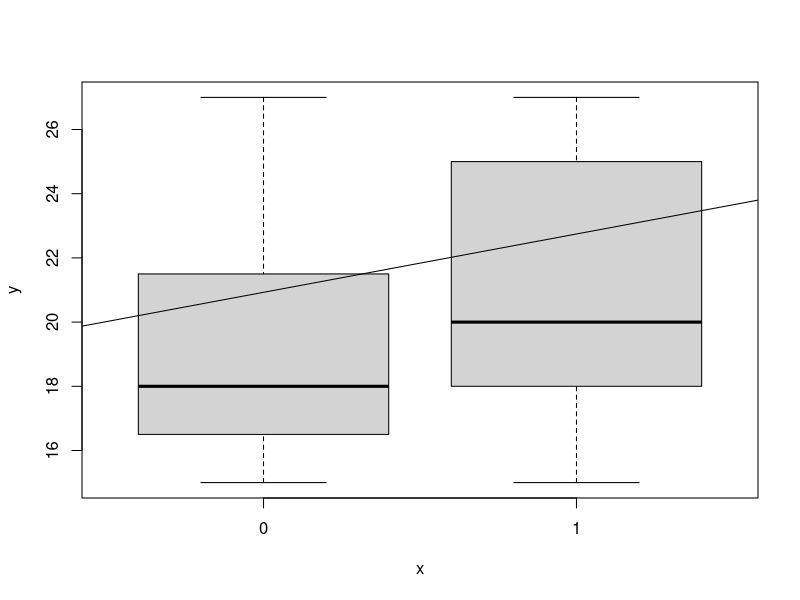
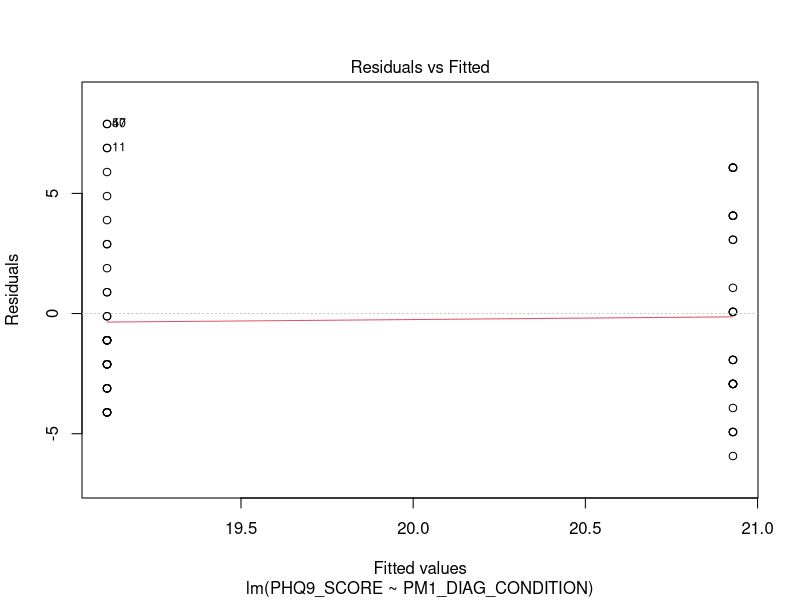
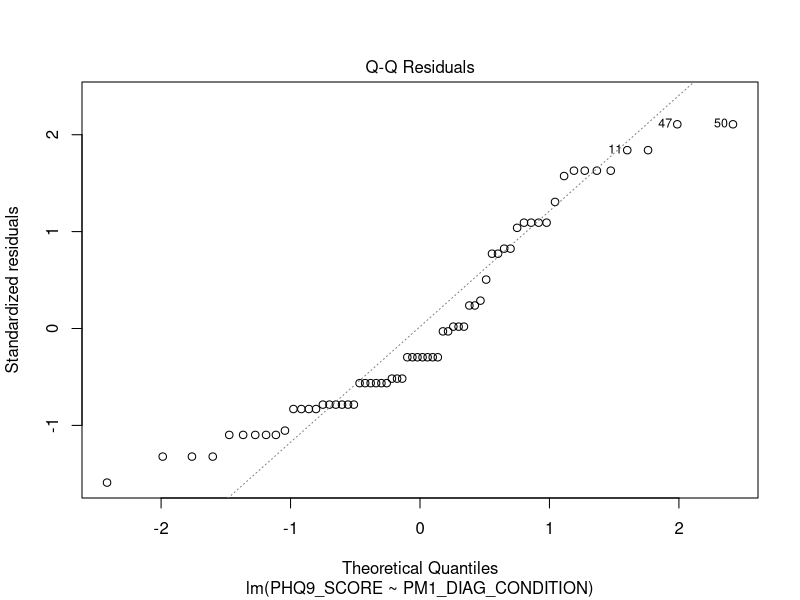
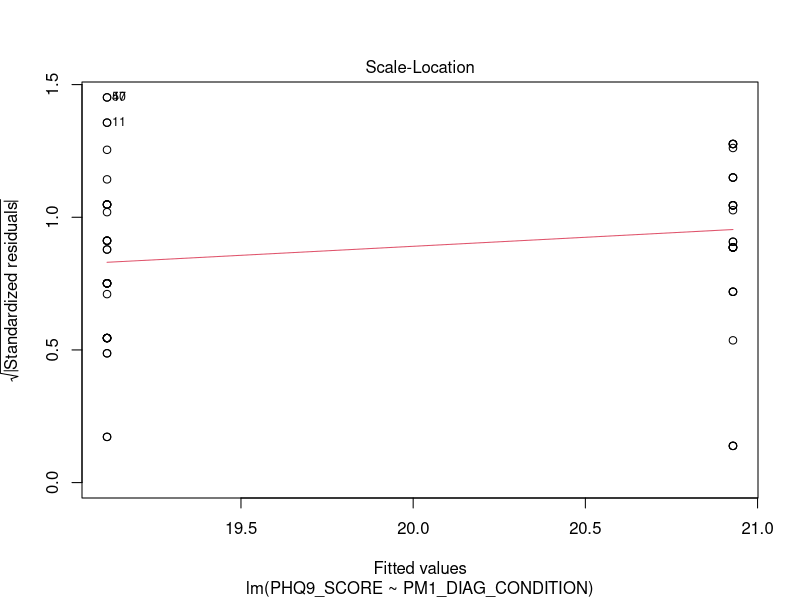
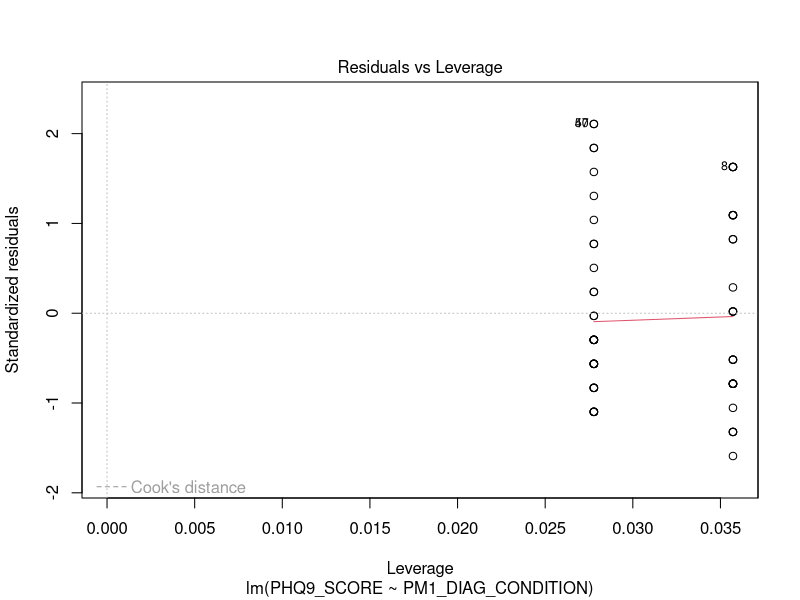
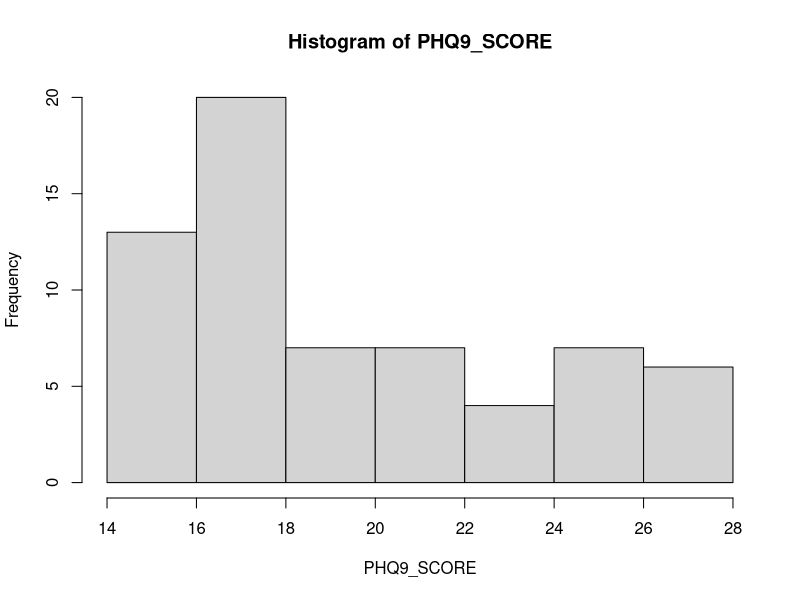
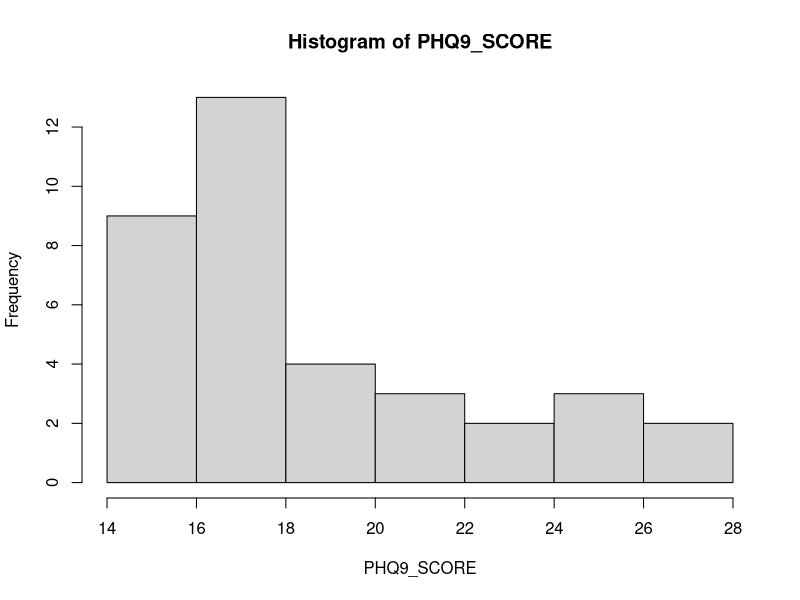
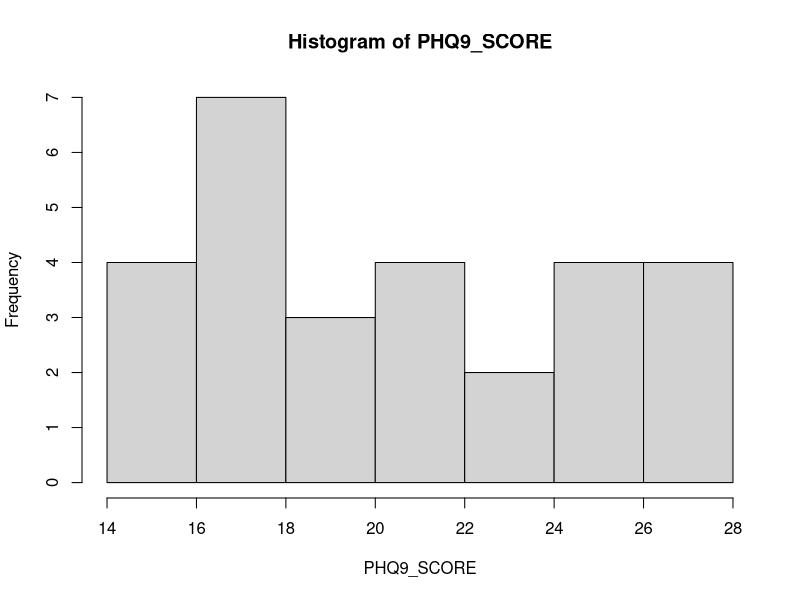

Recreate these plots in R, in order. (Note: this script raises an error after producing the figures.)
rm(list = ls())
require(data.table)
require(magrittr) # special pipe operators
require(psych) # describe()
require(dplyr) # data wrangling
require(knitr) 
require(ggpubr)

set.seed(7079540) # for reproducibility

# Import data
dt <- read.csv("Data/AHRI_DATASET_PM_MANUSCRIPT_DATA.csv")
dt %<>% as.data.table
md <- read.csv("Data/AHRI_DATASET_PM_MANUSCRIPT_CODEBOOK.csv") # metadata
md %<>% as.data.table

# Data wrangling ----------------------------------------------------------

dt %<>% select(PHQ9_SCORE, PM1_DIAG_CONDITION, C_DP) # keep used variables only
str(dt)

# Inclusion criteria include:
dt %<>% filter(C_DP == 1) # experienced depression last year
dt %<>% filter(PM1_DIAG_CONDITION != -99) # keep category 0 and 1 only (no need to use C_DP since these people are *diagnosed* with some psychiatric disorder)
dt$PM1_DIAG_CONDITION <- factor(dt$PM1_DIAG_CONDITION, levels = c(0, 1))
md[VAR == "PHQ9_GE10"]$Description
#dt %<>% filter(PHQ9_GE10 == 1) # "while most patients (88%) with major depression had scores of 10 or greater."
dt %<>% filter(PHQ9_SCORE >= 15) # most patients with PHQ9 score of 15 or higher get treatment

# Descriptive statistics -----------------------------------------------------
describeBy(dt$PHQ9_SCORE, dt$PM1_DIAG_CONDITION)


# Fit standard linear model -----------------------------------------------

mod <- lm(PHQ9_SCORE ~ PM1_DIAG_CONDITION, data = dt)
summary(mod)

# Assumptions -------------------------------------------------------------

# linearity
plot(dt$PM1_DIAG_CONDITION, dt$PHQ9_SCORE)
abline(mod) # add fitted regression line to scatterplot

# homoscedasticity (constant residual variance)
plot(mod)[1] 

# normality in the outcome
dt %$% hist(PHQ9_SCORE) # DEPENDENT VARIABLE 
dt %>% filter(PM1_DIAG_CONDITION == 0) %$% hist(PHQ9_SCORE) 
dt %>% filter(PM1_DIAG_CONDITION == 1) %$% hist(PHQ9_SCORE) 

# normality in residuals
plot(mod)[2] # QQ-plot shows divergence from normality at the tails

# independence of observations (explain analytically)


# Gibbs sampling ----------------------------------------------------------

# First step: specify priors for each parameter. These are based on the historical data (see manuscript)
# b0 priors
mu00 <- 1 
zeta00 <- 1.0E4  

# b1 priors
mu10 <- 1
zeta10 <- 1.0E4
nu10 <- 100 # prior df's -> bigger = wider tails

# variance (σ^2) priors
a_0 = 1 
b_0 = 1
sig2_0 = 1/rgamma(1, shape = a_0, rate = b_0) 

# Second step: make a Gibbs function

post_b1 <- function(b0, b1, sig2, y, x1) { # MH function for b1
  I <- -(b1^2) * ((sum(x1^2))/(2*sig2)) + b1 * ((sum(x1*(y - b0))) / (sig2))
  II <- (1 + ((b1 - mu10)^2)/(nu10*zeta10))^((nu10+1)/2)
  r_post <- exp(I) * II
  return(r_post) 
}

gibbs.chains <- function(b0, b1, sig2, y, x1) {
  set.seed(7079540)
  warmup <- 1000
  H <- 25000 + warmup # number of samples drawn 
  n_par <- 3
  simulated <- matrix(0, nrow = H, ncol = n_par)
  colnames(simulated) <- c("b0","b1", "sig2") 
  simulated[1, ] <- c(b0, b1, sig2)
  
  for (h in 2:H) {
    # determine full conditional value for...
    # b0:
    mu0 <- (sum(y-b1*x1)/sig2 + (mu00/zeta00))/((nrow(dt) / sig2) + (1 / zeta00))  
    sd0 <- sqrt(1 / ((nrow(dt) / sig2) + (1 / zeta00)))
    b0 <- rnorm(1, mu0, sd0)
    
    # b1 (incl. MH, Non-conjugate prior):
    beta1_c <- b1 
    beta1_n <- rnorm(1, mean = 0, sd = 1)   # Sample from proposal density
    r_post <- post_b1(b0, beta1_n, sig2, y, x1)/post_b1(b0, beta1_c, sig2, y, x1) # Ratio of posterior
    r_prop <- beta1_c / beta1_n   # Ratio of proposal distribution
    r <- r_post * r_prop # Acceptance ratio r
    u <- runif(1, min = 0, max = 1)   # 'Sample a probability' from the uniform distribution
    ifelse(u <= abs(r), b1 <- beta1_n, b1 <- beta1_c) 
    
    # # b1 (exc. MH)
    # mu1 <- (sum(x1*(y-b0)) / sig2 + (mu10/zeta10)) / ((sum(x1^2) / sig2) + (1 / zeta10))
    # sd1 <- sqrt(1 / ((sum(x1^2) / sig2) + (1 / zeta10)))
    # b1 <- rnorm(1, mu1, sd1)
    
    # var: 
    a_1 <- (nrow(dt) / 2) + a_0 # posterior shape
    S <- sum(y - (b0 + b1*x1))^2 # RSS
    b_1 <- (S / 2) + b_0 # posterior scale 
    sig2 <- 1 / rgamma(1, a_1, b_1)
    
    simulated[h, ] <- c(b0, b1, sig2)  # Save them all 
    
  }
  
  return(simulated)
  
}

# Third: obtain the Gibbs estimates

dt$PM1_DIAG_CONDITION <- ifelse(dt$PM1_DIAG_CONDITION == 1, 1, 0) # make numeric
# Choose starting values for each of the parameters
chain1 <- gibbs.chains(b0 = 0.2, b1 = 0.3, sig2 = 0.5, y = dt$PHQ9_SCORE, x1 = dt$PM1_DIAG_CONDITION)
chain2 <- gibbs.chains(b0 = 2, b1 = 3, sig2 = 5, y = dt$PHQ9_SCORE, x1 = dt$PM1_DIAG_CONDITION) 


# Assess convergence ------------------------------------------------------

# Subset chains
chain1 %<>% as.data.table()
chain2 %<>% as.data.table()
parameters <- colnames(chain1)  # saving for plot

# b0:
chains_b0 <- cbind(chain1[1001:nrow(chain1), 1], chain2[1001:nrow(chain2), 1])  # extract b0 & remove the warm up 
colnames(chains_b0) <- c("chain1", "chain2") 
# b1:
chains_b1 <- cbind(chain1[1001:nrow(chain1), 2], chain2[1001:nrow(chain2), 2])   # extract b1 & remove the warm up 
colnames(chains_b1) <- c("chain1", "chain2")
# var:
chains_var <- cbind(chain1[1001:nrow(chain1), 3], chain2[1001:nrow(chain2), 3])   # extract variance & remove the warm up 
colnames(chains_var) <- c("chain1", "chain2")

# Traceplots
traceplot <- function(chains) {   # only handles 2 chains (per parameter)
  
  x <- 0
  colnames <- NULL;
  while (x < ncol(chains))  {  
    x <- x+1  
    colnames <- c(colnames, paste0("chain", x, collapse = "," ))
  }
  
  traceplot <- chains %>% 
    ggplot(aes(x = 1:nrow(chains))) + 
    geom_line(aes(y = chain1), color = "#CC3399", linetype = "dashed", size = 0.4, alpha = 0.8) + 
    geom_line(aes(y = chain2), color= "#339966", linetype = "twodash", size = 0.4, alpha = 0.6) +
    ggtitle("Convergence plot") +
    ylab("Sampled value") +
    xlab("Number of iterations") +
    theme(
      plot.title = element_text(color = "black", size = 11, face = "bold.italic", hjust = 0.45),
      axis.title.x = element_text(color = "#333333", size = 10, face = "bold"),
      axis.title.y = element_text(color = "#333333", size = 10, face = "bold"))
  
  return(traceplot)
  
}

traceplots <- ggarrange(traceplot(chains_b0), traceplot(chains_b1), traceplot(chains_var),
                        labels = parameters,
                        ncol = 2, nrow = 2)

annotate_figure(traceplots,
                top = text_grob("Traceplots for the parameters (2 chains each) \n", color = "black", size = 18, face = "bold.italic"))

#### Alternatively
mcmcplot(mcmcout = chains_b0)

# Autocorrelation plots
autocorplot <- function(chains) { 
  # 'chains' object should be a dataframe with samples in rows and different chains in separate columnns. Handles only 2 chains.
  lags <- 40 # number of lags
  x <- 0
  colnames <- NULL;
  while (x < ncol(chains))  {  
    x <- x+1  
    colnames <- c(colnames, paste0("chain", x, collapse = "," ))
  }
  autocor <- matrix(0, nrow = 40, ncol = ncol(chains))
  
  for (chain in 1:ncol(chains)) {
    
    for (i in 1:lags) {
      autocor[i, chain] <- cor(chains[1:I(nrow(chains)-i), chain], chains[(i+1):nrow(chains), chain])
    }
    
    autocor <- as.data.frame(autocor)
    colnames(autocor) <- colnames
    
  }
  plot1 <- autocor %>%
    ggplot(aes(x = 1:lags)) +
    geom_bar(aes(y = chain1), col = "#CC3399", fill = "#FFFFFF", alpha = 0.4, stat = "identity") +
    ggtitle("Chain 1") +
    xlab("Lag") +
    ylab("Autocorrelation") +
    theme(
      plot.title = element_text(color = "grey44", size = 11, face = "bold.italic", hjust = 0.45),
      axis.title.x = element_text(color = "#333333", size = 10, face = "bold"),
      axis.title.y = element_text(color = "#333333", size = 10, face = "bold"))
  
  plot2 <- autocor %>% 
    ggplot(aes(x = 1:lags)) +
    geom_bar(aes(y = chain2), col =  "#339966", fill = "#FFFFFF", alpha = 0.9, stat = "identity") +
    ggtitle("Chain 2") +
    xlab("Lag") + 
    ylab("Autocorrelation") +
    theme(
      plot.title = element_text(color = "grey44", size = 11, face = "bold.italic", hjust = 0.45),
      axis.title.x = element_text(color = "#333333", size = 10, face = "bold"),
      axis.title.y = element_text(color = "#333333", size = 10, face = "bold"))
  
  corplots <- ggarrange(plot1, plot2)
  
  return(corplots)
  
}

autocorplots <- ggarrange(autocorplot(chains_b0), autocorplot(chains_b1), autocorplot(chains_var),
                          labels = parameters,
                          ncol = 2, nrow = 2) 

annotate_figure(autocorplots,
                top = text_grob("Autocorrelation plots for the parameters (2 chains each) \n", color = "black", size = 18, face = "bold.italic"))


# Obtain parameter estimates, credible intervals and interpretation -------

# Parameter estimates (first chain):
perc <- c(0.025, 0.975)
bhat0_1 <- c(mean(chains_b0[, 1]), sd(chains_b0[, 1]), quantile(chains_b0[, 1], perc))
bhat1_1 <- c(mean(chains_b1[, 1]), sd(chains_b1[, 1]), quantile(chains_b1[, 1], perc))
estimates_c1 <- rbind(bhat0_1, bhat1_1) # also add variance mean
rownames(estimates_c1) <- c("Intercept", "PM")
colnames(estimates_c1) <- c("Beta", "SD", "2.5% ", "97.5%")
estimates_c1

# Parameter estimates (second chain):
bhat0_2 <- c(mean(chains_b0[, 2]), sd(chains_b0[, 2]), quantile(chains_b0[, 2], perc))
bhat1_2 <- c(mean(chains_b1[, 2]), sd(chains_b1[, 2]), quantile(chains_b1[, 2], perc))
estimates_c2 <- rbind(bhat0_2, bhat1_2)
rownames(estimates_c2) <- c("Intercept", "PM")
colnames(estimates_c2) <- c("Beta", "SD", "2.5% ", "97.5%")
estimates_c2

